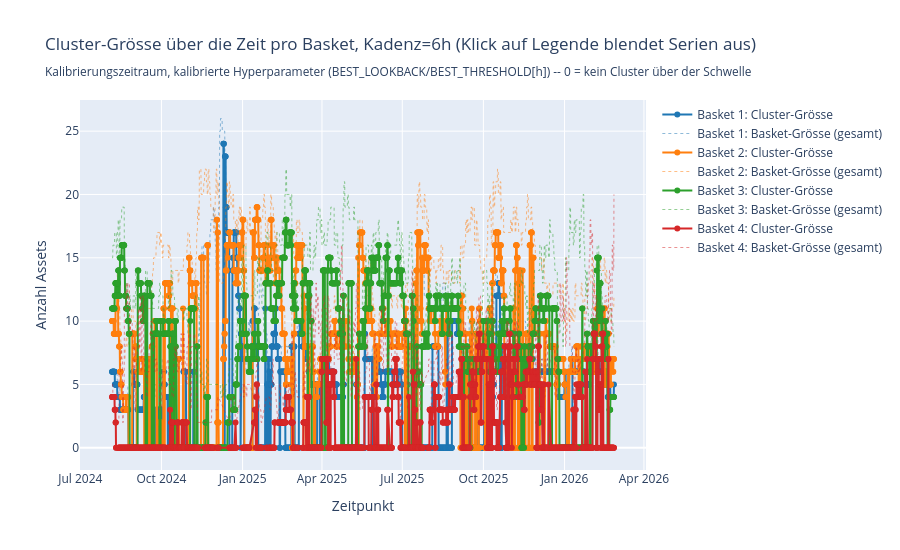
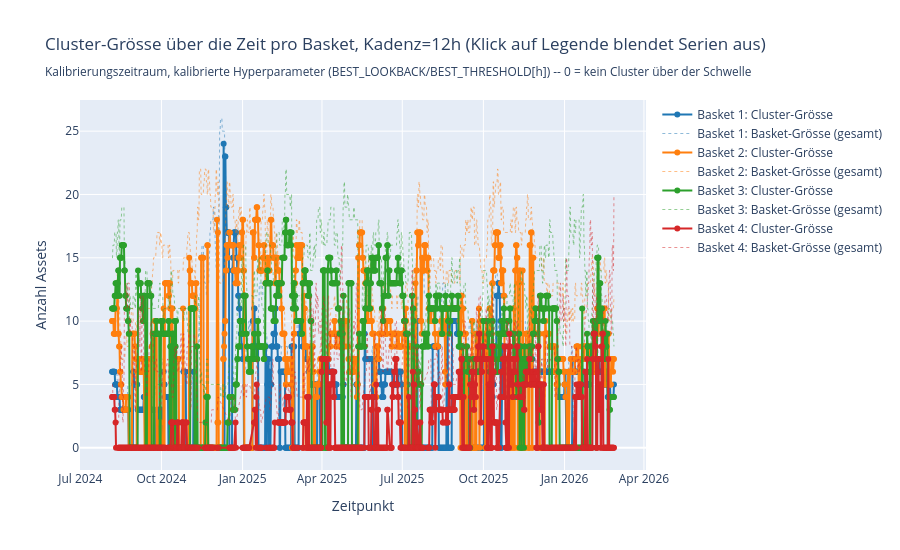
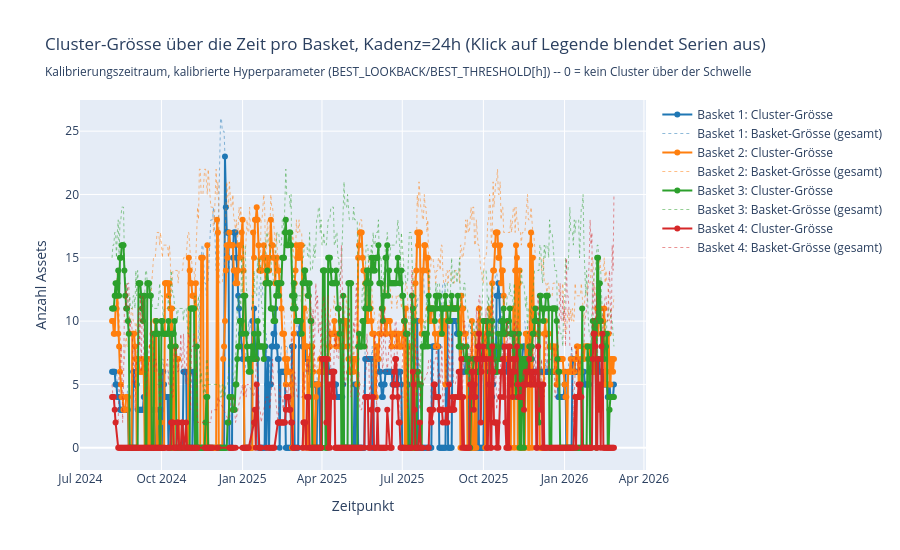

The cell these charts' notebook holds for them, in order:
### Code cell
# --- Cluster-Grösse über die Zeit: Plot (Plotly, Legende anklickbar), pro Kadenz ---
# Durchgezogen: Cluster-Grösse (0 = kein signifikanter Cluster). Gepunktet,
# halbtransparent: Basket-Gesamtgrösse zum Vergleich.
_BASKET_COLORS = ["#1f77b4", "#ff7f0e", "#2ca02c", "#d62728"]

for h in CADENCE_CANDIDATES_HOURS:
    fig = go.Figure()
    for i, label in enumerate(basket_labels):
        records = cluster_size_by_cadence[h][label]
        if not records:
            continue
        color = _BASKET_COLORS[i % len(_BASKET_COLORS)]
        dates = [r[0] for r in records]
        sizes = [r[1] for r in records]
        totals = [r[2] for r in records]

        fig.add_trace(go.Scatter(
            x=dates, y=sizes, mode="lines+markers", name=f"{label}: Cluster-Grösse",
            line={"color": color},
        ))
        fig.add_trace(go.Scatter(
            x=dates, y=totals, mode="lines", name=f"{label}: Basket-Grösse (gesamt)",
            line={"color": color, "dash": "dot", "width": 1}, opacity=0.5,
        ))

    fig.update_layout(
        title=(
            f"Cluster-Grösse über die Zeit pro Basket, Kadenz={h}h (Klick auf Legende blendet Serien aus)<br>"
            "<sub>Kalibrierungszeitraum, kalibrierte Hyperparameter (BEST_LOOKBACK/BEST_THRESHOLD[h]) -- 0 = kein Cluster über der Schwelle</sub>"
        ),
        xaxis_title="Zeitpunkt",
        yaxis_title="Anzahl Assets",
        height=550,
    )
    fig.show()

### Figure 1 — Plotly figure (JSON) as saved in the notebook; plotly's stock layout.template omitted (floating-point values rounded to 4 significant figures; data arrays with more than 128 entries replaced by an {"elided": "..."} marker saying what was removed)
{"data": [{"line": {"color": "#1f77b4"}, "mode": "lines+markers", "name": "Basket 1: Cluster-Grösse", "type": "scatter", "x": {"elided": "2277 str values"}, "y": {"elided": "2277 int values"}}, {"line": {"color": "#1f77b4", "dash": "dot", "width": 1}, "mode": "lines", "name": "Basket 1: Basket-Grösse (gesamt)", "opacity": 0.5, "type": "scatter", "x": {"elided": "2277 str values"}, "y": {"elided": "2277 int values"}}, {"line": {"color": "#ff7f0e"}, "mode": "lines+markers", "name": "Basket 2: Cluster-Grösse", "type": "scatter", "x": {"elided": "2277 str values"}, "y": {"elided": "2277 int values"}}, {"line": {"color": "#ff7f0e", "dash": "dot", "width": 1}, "mode": "lines", "name": "Basket 2: Basket-Grösse (gesamt)", "opacity": 0.5, "type": "scatter", "x": {"elided": "2277 str values"}, "y": {"elided": "2277 int values"}}, {"line": {"color": "#2ca02c"}, "mode": "lines+markers", "name": "Basket 3: Cluster-Grösse", "type": "scatter", "x": {"elided": "2237 str values"}, "y": {"elided": "2237 int values"}}, {"line": {"color": "#2ca02c", "dash": "dot", "width": 1}, "mode": "lines", "name": "Basket 3: Basket-Grösse (gesamt)", "opacity": 0.5, "type": "scatter", "x": {"elided": "2237 str values"}, "y": {"elided": "2237 int values"}}, {"line": {"color": "#d62728"}, "mode": "lines+markers", "name": "Basket 4: Cluster-Grösse", "type": "scatter", "x": {"elided": "1949 str values"}, "y": {"elided": "1949 int values"}}, {"line": {"color": "#d62728", "dash": "dot", "width": 1}, "mode": "lines", "name": "Basket 4: Basket-Grösse (gesamt)", "opacity": 0.5, "type": "scatter", "x": {"elided": "1949 str values"}, "y": {"elided": "1949 int values"}}], "layout": {"height": 550, "title": {"text": "Cluster-Grösse über die Zeit pro Basket, Kadenz=6h (Klick auf Legende blendet Serien aus)<br><sub>Kalibrierungszeitraum, kalibrierte Hyperparameter (BEST_LOOKBACK/BEST_THRESHOLD[h]) -- 0 = kein Cluster über der Schwelle</sub>"}, "xaxis": {"title": {"text": "Zeitpunkt"}}, "yaxis": {"title": {"text": "Anzahl Assets"}}}}

### Figure 2 — Plotly figure (JSON) as saved in the notebook; plotly's stock layout.template omitted (floating-point values rounded to 4 significant figures; data arrays with more than 128 entries replaced by an {"elided": "..."} marker saying what was removed)
{"data": [{"line": {"color": "#1f77b4"}, "mode": "lines+markers", "name": "Basket 1: Cluster-Grösse", "type": "scatter", "x": {"elided": "1139 str values"}, "y": {"elided": "1139 int values"}}, {"line": {"color": "#1f77b4", "dash": "dot", "width": 1}, "mode": "lines", "name": "Basket 1: Basket-Grösse (gesamt)", "opacity": 0.5, "type": "scatter", "x": {"elided": "1139 str values"}, "y": {"elided": "1139 int values"}}, {"line": {"color": "#ff7f0e"}, "mode": "lines+markers", "name": "Basket 2: Cluster-Grösse", "type": "scatter", "x": {"elided": "1139 str values"}, "y": {"elided": "1139 int values"}}, {"line": {"color": "#ff7f0e", "dash": "dot", "width": 1}, "mode": "lines", "name": "Basket 2: Basket-Grösse (gesamt)", "opacity": 0.5, "type": "scatter", "x": {"elided": "1139 str values"}, "y": {"elided": "1139 int values"}}, {"line": {"color": "#2ca02c"}, "mode": "lines+markers", "name": "Basket 3: Cluster-Grösse", "type": "scatter", "x": {"elided": "1119 str values"}, "y": {"elided": "1119 int values"}}, {"line": {"color": "#2ca02c", "dash": "dot", "width": 1}, "mode": "lines", "name": "Basket 3: Basket-Grösse (gesamt)", "opacity": 0.5, "type": "scatter", "x": {"elided": "1119 str values"}, "y": {"elided": "1119 int values"}}, {"line": {"color": "#d62728"}, "mode": "lines+markers", "name": "Basket 4: Cluster-Grösse", "type": "scatter", "x": {"elided": "975 str values"}, "y": {"elided": "975 int values"}}, {"line": {"color": "#d62728", "dash": "dot", "width": 1}, "mode": "lines", "name": "Basket 4: Basket-Grösse (gesamt)", "opacity": 0.5, "type": "scatter", "x": {"elided": "975 str values"}, "y": {"elided": "975 int values"}}], "layout": {"height": 550, "title": {"text": "Cluster-Grösse über die Zeit pro Basket, Kadenz=12h (Klick auf Legende blendet Serien aus)<br><sub>Kalibrierungszeitraum, kalibrierte Hyperparameter (BEST_LOOKBACK/BEST_THRESHOLD[h]) -- 0 = kein Cluster über der Schwelle</sub>"}, "xaxis": {"title": {"text": "Zeitpunkt"}}, "yaxis": {"title": {"text": "Anzahl Assets"}}}}

### Figure 3 — Plotly figure (JSON) as saved in the notebook; plotly's stock layout.template omitted (floating-point values rounded to 4 significant figures; data arrays with more than 128 entries replaced by an {"elided": "..."} marker saying what was removed)
{"data": [{"line": {"color": "#1f77b4"}, "mode": "lines+markers", "name": "Basket 1: Cluster-Grösse", "type": "scatter", "x": {"elided": "570 str values"}, "y": {"elided": "570 int values"}}, {"line": {"color": "#1f77b4", "dash": "dot", "width": 1}, "mode": "lines", "name": "Basket 1: Basket-Grösse (gesamt)", "opacity": 0.5, "type": "scatter", "x": {"elided": "570 str values"}, "y": {"elided": "570 int values"}}, {"line": {"color": "#ff7f0e"}, "mode": "lines+markers", "name": "Basket 2: Cluster-Grösse", "type": "scatter", "x": {"elided": "570 str values"}, "y": {"elided": "570 int values"}}, {"line": {"color": "#ff7f0e", "dash": "dot", "width": 1}, "mode": "lines", "name": "Basket 2: Basket-Grösse (gesamt)", "opacity": 0.5, "type": "scatter", "x": {"elided": "570 str values"}, "y": {"elided": "570 int values"}}, {"line": {"color": "#2ca02c"}, "mode": "lines+markers", "name": "Basket 3: Cluster-Grösse", "type": "scatter", "x": {"elided": "560 str values"}, "y": {"elided": "560 int values"}}, {"line": {"color": "#2ca02c", "dash": "dot", "width": 1}, "mode": "lines", "name": "Basket 3: Basket-Grösse (gesamt)", "opacity": 0.5, "type": "scatter", "x": {"elided": "560 str values"}, "y": {"elided": "560 int values"}}, {"line": {"color": "#d62728"}, "mode": "lines+markers", "name": "Basket 4: Cluster-Grösse", "type": "scatter", "x": {"elided": "488 str values"}, "y": {"elided": "488 int values"}}, {"line": {"color": "#d62728", "dash": "dot", "width": 1}, "mode": "lines", "name": "Basket 4: Basket-Grösse (gesamt)", "opacity": 0.5, "type": "scatter", "x": {"elided": "488 str values"}, "y": {"elided": "488 int values"}}], "layout": {"height": 550, "title": {"text": "Cluster-Grösse über die Zeit pro Basket, Kadenz=24h (Klick auf Legende blendet Serien aus)<br><sub>Kalibrierungszeitraum, kalibrierte Hyperparameter (BEST_LOOKBACK/BEST_THRESHOLD[h]) -- 0 = kein Cluster über der Schwelle</sub>"}, "xaxis": {"title": {"text": "Zeitpunkt"}}, "yaxis": {"title": {"text": "Anzahl Assets"}}}}
